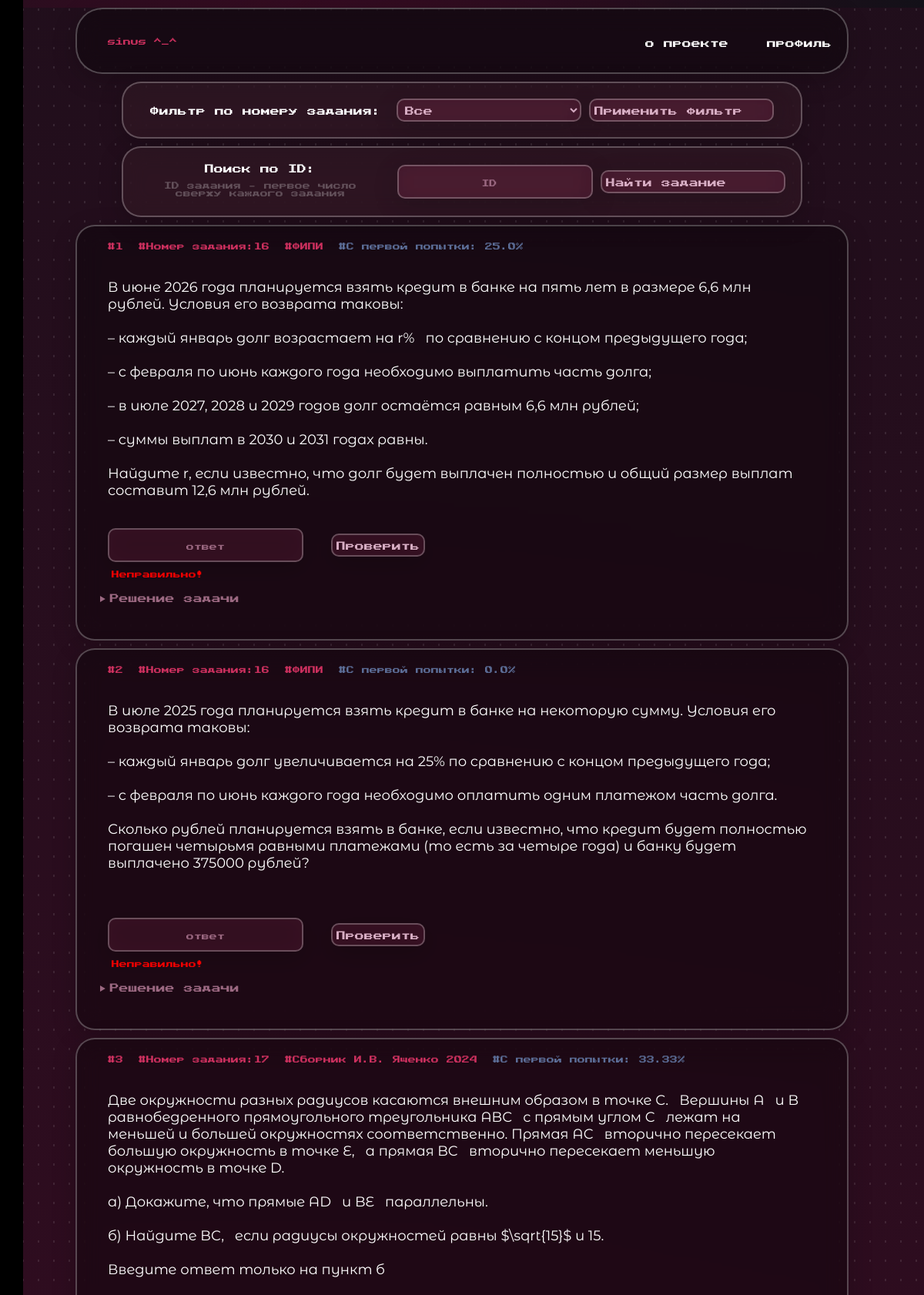
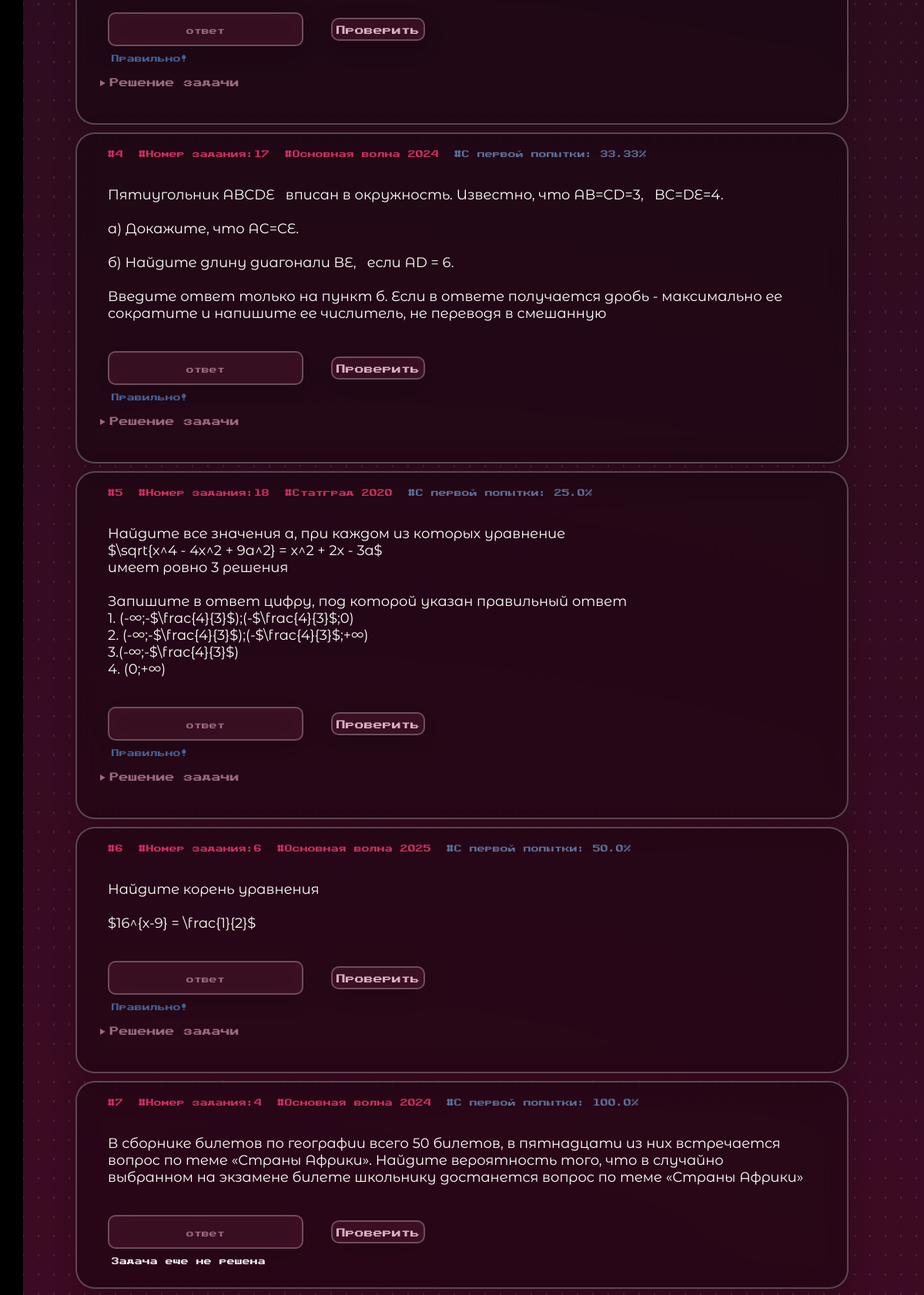
Page /tasks (signed in, upper part) on the committed database (2 pictures, top to bottom).
### tables this page shows
CREATE TABLE tasks(
            id INTEGER PRIMARY KEY,
            number INTEGER,
            source TEXT,
            text TEXT,
            solution TEXT,
            answer TEXT
        , image TEXT);

### app.py (the view)
@app.route('/tasks')
@regs_only
def tasks():
    user_id=session.get('user_id')
    if user_id is None:
        return redirect('/login')
    number=request.args.get('number')
    task_id=request.args.get('task_id')
    conn=sqlite3.connect('users.db')
    conn.row_factory=sqlite3.Row
    cur=conn.cursor()
    query='''
        SELECT tasks.*, COALESCE(user_tasks.status,'Задача еще не решена') AS status FROM tasks
        LEFT JOIN user_tasks
        ON tasks.id=user_tasks.task_id
        AND user_tasks.user_id=?
        WHERE 1=1
    '''
    options=[user_id]
    if number:
        query+='AND tasks.number=?'
        options.append(number)
    if task_id:
        query+='AND tasks.id=?'
        options.append(task_id)
    cur.execute(query, options)
    tasks=cur.fetchall()
    cur.execute('''
        SELECT task_id, COUNT(*) AS total, SUM(CASE WHEN attempt_number=1 AND correct=1 THEN 1 ELSE 0 END) AS correct_first_attempts
        FROM task_attempts
        GROUP BY task_id
    ''')
    stats_raw=cur.fetchall()
    stats={}
    for r in stats_raw:
        task_id=r['task_id']
        total=r[1]
        first_attempts=r[2]
        percent=(first_attempts/total)*100 if total>0 else 0
        stats[task_id]=round(percent,2)
    conn.close()
    return render_template('tasks.html', tasks=tasks, stats=stats)

### app.py (called while the page is built)
def regs_only(f):
    @wraps(f)
    def wrapper(*args,**kwags):
        if 'user_id' not in session:
            return redirect('/login')
        return f(*args,**kwags)
    return wrapper

### templates/tasks.html (shortened to what this page needs)
<!DOCTYPE html>
<html lang="en">
    <head>
        <link rel="stylesheet" href="https://cdn.jsdelivr.net/npm/katex@0.16.9/dist/katex.min.css">
        <link rel="stylesheet" href="{{ url_for('static',filename='css/styles.css')}}">
    </head>
    <body>
        <header class="header" style="width:80%">
            <ul class="header__list1">
                <li>
                    <p class="classification main_Thing">sinus ^_^</p>
                </li>
            </ul>
            <ul class="header__list2">
                <li>
                    <a href="{{url_for('about')}}" class="lighttext main_Thing">о проекте</a>
                </li>
                <li>
                    <a href="{{url_for('profile')}}" class="lighttext main_Thing">профиль</a>
                </li>
            </ul>
        </header>
        <form method="GET" action="{{url_for('tasks')}}" class="filterForm">
            <div class="filter_labels">
                <label style="font-size:12px; margin: auto 0 auto 0">Фильтр по номеру задания:</label>
            </div>
            <div class="filterButtons">
                <select name="number" class="buttons lightBox main_Thing filter_button">
                    <option value="">Все</option>
                </select>
                <button type="submit" class="buttons lightBox main_Thing filter_button">Применить фильтр</button>
            </div>
        </form>
        <form method="GET" action="{{url_for('tasks')}}" class="filterForm">
            <div class="filter_labels">
                <label style="font-size:12px;">Поиск по ID:</label>
                <label class="heading" style="font-size:10px;">ID задания - первое число сверху каждого задания</label>
            </div>
            <div class="filterButtons">
                <input type="number" name="task_id" class="lightBox buttons main_Thing filter_button" placeholder="ID">
                <button type="submit" class="buttons lightBox main_Thing filter_button">Найти задание</button>
            </div>
        </form>
        {% for task in tasks %}
            <div class="task">
                <div class="tasksClasses">
                    <p class="classification">#{{task['id']}}</p>
                    <p class="classification">#Номер задания:{{task['number']}}
                    <p class="classification">#{{task['source']}}</p>
                    <p class="classification" style="color:rgb(92, 110, 152)">#C первой попытки: {{ stats[task['id']] }}%</p>
                </div>
                <p class="taskText">{{task['text']}}</p>
                <div class="phoneButtons">
                    <input id="input-{{ task['id'] }}" class="lightBox buttons main_Thing" placeholder="ответ">
                    <button onclick="checkAnswer({{ task['id'] }})" class="lightBox buttons main_Thing">Проверить</button>
                </div>
                <p id="result-{{task['id']}}"
                class="answers {% if task['status']=='Правильно!' %}
                    blue
                {% elif task['status']=='Неправильно!' %}
                    red
                {% else %}
                    white
                {% endif %}">
                    {{task['status']}}
                </p>
                <details
                    id="solution-{{ task['id'] }}"
                    >
                    <summary class="main_Thing">Решение задачи</summary>
                </details>
            </div>
        {% endfor %}
        <div class="sidebar" id="sidebar">
            <a href="{{url_for('error')}}" class="name">настя синус</a>
        </div>
    </body>
</html>

### static/css/styles.css (style rules this page uses)
* { padding:0; }
html,body { inset:0; background: radial-gradient( circle at center, #4409253c 0%, #4409253c 30%, transparent 70% ), radial-gradient( circle at 30% 40%, #440925, #0f1117 ); font-family: 'MyFont',sans-serif; color:white; margin:0 0 0 0; background-color: #000000; }
body::before { content:""; position:fixed; inset:0; background-image:radial-gradient(white 1px, transparent 1px); background-size:20px 25px; opacity:0.1; }
.header { background-color: #00000051; margin: 10px auto 0 auto; border-radius: 35px; border:2px solid #ffffff42; backdrop-filter:blur(15px); -webkit-backdrop-filter: blur(15px); box-shadow:0 8px 32px rgba(0,0,0,0.2); padding: 20px; width:92%; display:flex; align-items: center; }
.header__list1 { display:flex; list-style: none; color:#d70668 }
.header__list2 { display:flex; gap:50px; list-style:none; margin: auto 0 auto auto; }
.main_Thing { font-size:12px; }
a { text-decoration: none; color:white; }
.lighttext { transition: 0.3s; }
.lightBox { transition: 0.3s; }
.heading { display: flex; justify-content: center; padding:5px; color:#ffffff42; }
.sidebar { position:fixed; top:0; left:-220px; width:210px; height:100%; background: #000000; padding:20px; transition:0.3s ease; display: flex; flex-direction: column; z-index: 9999; }
.name { margin-bottom: auto; }
.tasksClasses { display:flex; }
.task { background-color: #00000051; border-radius: 25px; border:2px solid #ffffff42; backdrop-filter:blur(15px); -webkit-backdrop-filter: blur(15px); box-shadow:0 8px 32px rgba(0,0,0,0.2); width:80%; padding:20px; margin:10px auto 10px auto; }
.classification { font-size:10px; font-weight:100; color:rgb(205, 48, 95); margin:0 0 0 20px; }
.taskText { font-family: 'Task'; font-size: 18px; font-weight:200; width:95%; padding:20px; white-space:pre-wrap; }
.answers { font-size:10px; margin-left: 25px; }
.blue { color:rgb(71, 102, 158); }
.red { color: red; }
.buttons { background-color: #75234551; font-family: 'MyFont'; color:rgb(215, 173, 195); border-radius: 10px; border:2px solid #ffffff42; backdrop-filter:blur(15px); -webkit-backdrop-filter: blur(15px); box-shadow:0 8px 32px rgba(0,0,0,0.2); height:30px; margin:0 0 0 20px; padding:5px; }
summary { padding:5px; color:#9b6881; padding:10px; }
.filterForm { display: flex; justify-content: center; gap: 20px; background-color: #a9686813; width: 70%; padding:20px; margin: 10px auto 0 auto; border-radius: 25px; border:2px solid #ffffff42; backdrop-filter:blur(15px); -webkit-backdrop-filter: blur(15px); box-shadow:0 8px 32px rgba(0,0,0,0.2); }
.filter_labels { display: flex; flex-direction: column; gap: 6px; text-align: center; }
form { position:relative; z-index:9999; }
input { background-color:#440925; border-radius: 15px; color:#d70668; position: relative; z-index:9999; }
input::placeholder { font-family: 'MyFont',sans-serif; color:#9b6881; text-align: center; font-size:10px; }
a { position: relative; z-index:9999; }
details { position:relative; z-index:9999; }
summary { height:30px; }
.smallInfo a,li { color:#ffffff42; }
.filterButtons { display: flex; gap: 10px; }
.filter_button { width: 30vh; padding:5px; margin: auto 0 auto 0; display: flex; align-items: center; }

### rows in the picture
tasks: id "1", number "16", source "ФИПИ", stats "25.0", text "В июне 2026 года планируется взять кредит в банке на пять лет в размере 6,6 млн рублей. Условия его возврата таковы: – каждый январь долг возрастает на r% по сравнению с концом предыдущего года; – с февраля по июнь каждого года необходимо выплатить часть долга; – в июле 2027, 2028 и 2029 годов долг остаётся равным 6,6 млн рублей; – суммы выплат в 2030 и 2031 годах равны. Найдите r, если известно, что долг будет выплачен полностью и общий размер выплат составит 12,6 млн рублей.", status "Неправильно!"
tasks: id "2", number "16", source "ФИПИ", stats "0.0", text "В июле 2025 года планируется взять кредит в банке на некоторую сумму. Условия его возврата таковы: – каждый январь долг увеличивается на 25% по сравнению с концом предыдущего года; – с февраля по июнь каждого года необходимо оплатить одним платежом часть долга. Сколько рублей планируется взять в банке, если известно, что кредит будет полностью погашен четырьмя равными платежами (то есть за четыре года) и банку будет выплачено 375000 рублей?", status "Неправильно!"
tasks: id "3", number "17", source "Сборник И.В. Ященко 2024", stats "33.33", text "Две окружности разных радиусов касаются внешним образом в точке C. Вершины A и B равнобедренного прямоугольного треугольника ABC с прямым углом C лежат на меньшей и большей окружностях соответственно. Прямая AC вторично пересекает большую окружность в точке E, а прямая BC вторично пересекает меньшую окружность в точке D. а) Докажите, что прямые AD и BE параллельны. б) Найдите BC, если радиусы окружностей равны $\\sqrt{15}$ и 15. Введите ответ только на пункт б", status "Правильно!"
tasks: id "4", number "17", source "Основная волна 2024", stats "33.33", text "Пятиугольник ABCDE вписан в окружность. Известно, что AB=CD=3, BC=DE=4. а) Докажите, что AC=CE. б) Найдите длину диагонали BE, если AD = 6. Введите ответ только на пункт б. Если в ответе получается дробь - максимально ее сократите и напишите ее числитель, не переводя в смешанную", status "Правильно!"
tasks: id "5", number "18", source "Статград 2020", stats "25.0", text "Найдите все значения a, при каждом из которых уравнение $\\sqrt{x^4 - 4x^2 + 9a^2} = x^2 + 2x - 3a$ имеет ровно 3 решения Запишите в ответ цифру, под которой указан правильный ответ 1. (-∞;-$\\frac{4}{3}$);(-$\\frac{4}{3}$;0) 2. (-∞;-$\\frac{4}{3}$);(-$\\frac{4}{3}$;+∞) 3.(-∞;-$\\frac{4}{3}$) 4. (0;+∞)", status "Правильно!"
tasks: id "6", number "6", source "Основная волна 2025", stats "50.0", text "Найдите корень уравнения $16^{x-9} = \\frac{1}{2}$", status "Правильно!"
tasks: id "7", number "4", source "Основная волна 2024", stats "100.0", text "В сборнике билетов по географии всего 50 билетов, в пятнадцати из них встречается вопрос по теме «Страны Африки». Найдите вероятность того, что в случайно выбранном на экзамене билете школьнику достанется вопрос по теме «Страны Африки»", status "Задача еще не решена"
